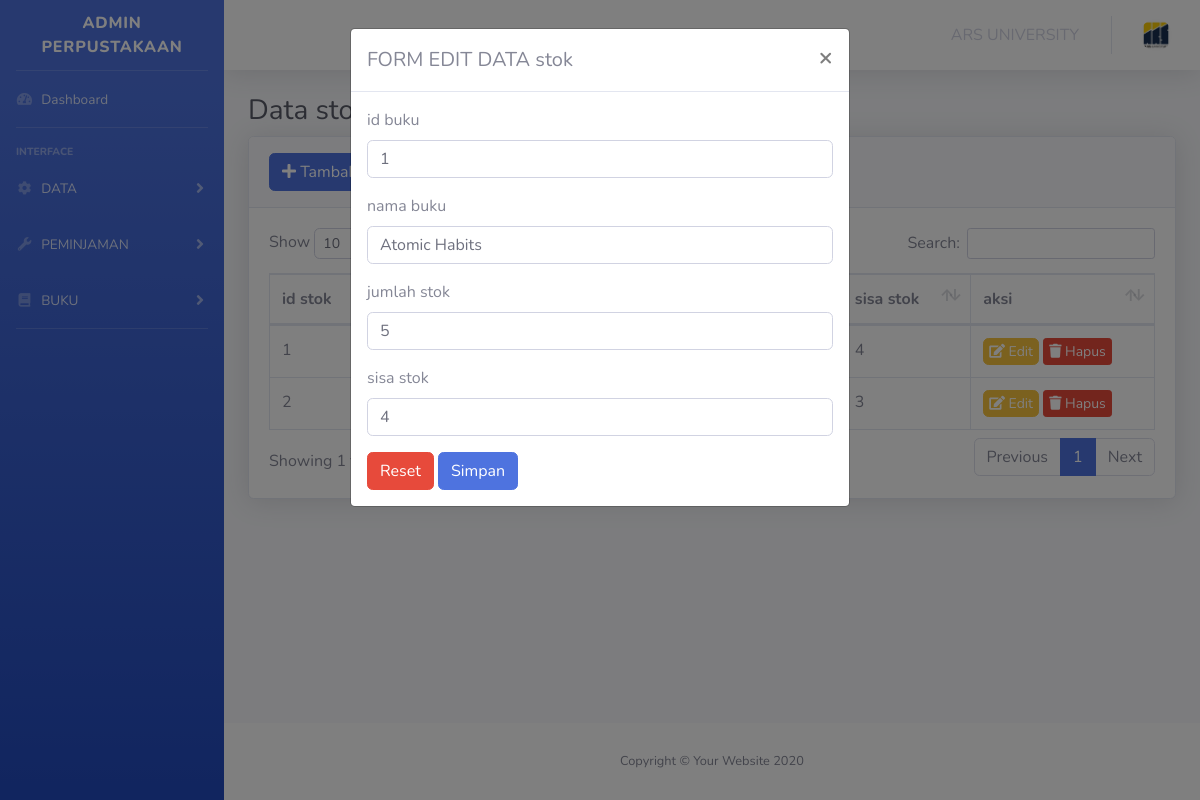
The app's page /files/views/template/stok.php?edit=1 with its own data.
### tables this page shows
CREATE TABLE `stok` (
  `id_stok` int(11) NOT NULL,
  `id_buku` int(11) NOT NULL,
  `nama_buku` varchar(255) NOT NULL,
  `jumlah_stok` int(11) NOT NULL,
  `sisa_stok` int(11) NOT NULL
);

### files/views/template/stok.php (the view, shortened to what this page needs)
<!DOCTYPE html>
<html lang="en">
<head>
    <link href="../../../../PERPUSTAKAAN/files/public/vendor/fontawesome-free/css/all.min.css" rel="stylesheet" type="text/css">
    <link href="../../../../PERPUSTAKAAN/files/public/css/sb-admin-2.min.css" rel="stylesheet">
    <link href="../../../../PERPUSTAKAAN/files/public/vendor/datatables/dataTables.bootstrap4.min.css" rel="stylesheet">
</head>
<?php
include(__DIR__ . '/../../app/koneksi.php');
$query = mysqli_query($conn, "SELECT * FROM stok ORDER BY id_stok ASC");
$editData = null;
if (isset($_GET['edit'])) {
    $id = $_GET['edit'];
    $editQuery = mysqli_query($conn, "SELECT * FROM stok WHERE id_stok='$id'");
    $editData = mysqli_fetch_assoc($editQuery);
}
?>
<body id="page-top">
    <div id="wrapper">
        <ul class="navbar-nav bg-gradient-primary sidebar sidebar-dark accordion" id="accordionSidebar">
            <a class="sidebar-brand d-flex align-items-center justify-content-center" href="index.html">
                <div class="sidebar-brand-text mx-3">ADMIN PERPUSTAKAAN</div>
            </a>
            <hr class="sidebar-divider my-0">
            <li class="nav-item">
                <a class="nav-link" href="/PERPUSTAKAAN/files/views/template/main.php">
                    <i class="fas fa-fw fa-tachometer-alt"></i>
                    <span>Dashboard</span>
                </a>
            </li>
            <hr class="sidebar-divider">
            <div class="sidebar-heading">
                Interface
            </div>
            <li class="nav-item">
                <a class="nav-link collapsed" href="#" data-toggle="collapse" data-target="#collapseTwo" aria-expanded="true" aria-controls="collapseTwo">
                    <i class="fas fa-fw fa-cog"></i>
                    <span>DATA</span>
                </a>
            </li>
            <li class="nav-item">
                <a class="nav-link collapsed" href="#" data-toggle="collapse" data-target="#collapseUtilities" aria-expanded="true" aria-controls="collapseUtilities">
                    <i class="fas fa-fw fa-wrench"></i>
                    <span>PEMINJAMAN</span>
                </a>
            </li>
            <li class="nav-item">
                <a class="nav-link collapsed" href="#" data-toggle="collapse" data-target="#collapseBuku" aria-expanded="true" aria-controls="collapseBuku">
                    <i class="fas fa-fw fa-book"></i>
                    <span>BUKU</span>
                </a>
            </li>
            <hr class="sidebar-divider">
        </ul>
        <div id="content-wrapper" class="d-flex flex-column">
            <div id="content">
                <nav class="navbar navbar-expand navbar-light bg-white topbar mb-4 static-top shadow">
                    <ul class="navbar-nav ml-auto">
                        <li class="nav-item dropdown no-arrow mx-1">
                            <a class="nav-link dropdown-toggle" href="https://ars.ac.id" target="_blank" role="button">
                                <span>ARS UNIVERSITY</span>
                            </a>
                        </li>
                        <li class="nav-item dropdown no-arrow">
                            <a class="nav-link dropdown-toggle" href="#" id="userDropdown" role="button" data-toggle="dropdown" aria-haspopup="true" aria-expanded="false">
                                <img class="img-profile rounded-circle" src="../../../../PERPUSTAKAAN/files/public/assets/ARS.jpg">
                            </a>
                        </li>
                    </ul>
                </nav>
                <div class="container-fluid">
                    <h1 class="h3 mb-2 text-gray-800 page-heading">Data stok buku</h1>
                    <div class="card shadow mb-4">
                        <div class="card-header py-3">
                            <button class="btn btn-primary" data-toggle="modal" data-target="#exampleModal"><i class="fa fa-plus"></i> Tambah data</button>
                        </div>
                        <div class="card-body">
                            <div class="table-responsive">
                                <table class="table table-bordered" id="dataTable" width="100%" cellspacing="0">
                                    <thead>
                                        <tr>
                                            <th>id stok</th>
                                            <th>id buku</th>
                                            <th>nama buku</th>
                                            <th>jumlah stok</th>
                                            <th>sisa stok</th>
                                            <th>aksi</th>
                                        </tr>
                                    </thead>
                                    <tbody>
                                        <?php
                                        $id_stok = 1;
                                        while ($data = $query->fetch_object()) {
                                        ?>
                                            <tr>
                                                <td><?= $id_stok; ?></td>
                                                <td><?= $data->id_buku; ?></td>
                                                <td><?= $data->nama_buku; ?></td>
                                                <td><?= $data->jumlah_stok; ?></td>
                                                <td><?= $data->sisa_stok; ?></td>
                                                <td>
                                                    <a href="?edit=<?= $data->id_stok; ?>" class="btn btn-warning" style="font-size: 14px; padding: 2px 5px;" data-target="#editModal">
                                                        <i class="fa fa-edit" style="font-size: 14px;"></i> Edit
                                                    </a>
                                                    <a href="?hapus=<?= $data->id_stok; ?>" class="btn btn-danger btn-sm" style="font-size: 14px; padding: 2px 5px;" onclick="return confirm('Yakin menghapus data ini?');">
                                                        <i class="fa fa-trash" style="font-size: 14px;"></i> Hapus
                                                    </a>
                                                </td>
                                            </tr>
                                        <?php
                                            $id_stok++;
                                        }
                                        ?>
                                    </tbody>
                                </table>
                            </div>
                        </div>
                    </div>
                </div>
            </div>
            <div class="modal fade" id="editModal" tabindex="-1" role="dialog" aria-labelledby="exampleModalLabel" aria-hidden="true">
                <div class="modal-dialog" role="document">
                    <div class="modal-content">
                        <div class="modal-header">
                            <h5 class="modal-title" id="exampleModalLabel">FORM EDIT DATA stok</h5>
                            <button type="button" class="close" data-dismiss="modal" aria-label="Close">
                                <span aria-hidden="true">&times;</span>
                            </button>
                        </div>
                        <div class="modal-body">
                            <form action="../../../../PERPUSTAKAAN/files/views/template/stok.php" method="post">
                                <div class="form-group">
                                    <label for="id_buku">id buku</label>
                                    <input type="text" name="id_buku" class="form-control" value="<?= isset($editData['id_buku']) ? $editData['id_buku'] : '' ?>">
                                </div>
                                <div class="form-group">
                                    <label for="nama_buku">nama buku</label>
                                    <input type="text" name="nama_buku" class="form-control" value="<?= isset($editData['nama_buku']) ? $editData['nama_buku'] : '' ?>">
                                </div>
                                <div class="form-group">
                                    <label for="jumlah_stok">jumlah stok</label>
                                    <input type="text" name="jumlah_stok" class="form-control" value="<?= isset($editData['jumlah_stok']) ? $editData['jumlah_stok'] : '' ?>">
                                </div>
                                <div class="form-group">
                                    <label for="sisa_stok">sisa stok</label>
                                    <input type="text" name="sisa_stok" class="form-control" value="<?= isset($editData['sisa_stok']) ? $editData['sisa_stok'] : '' ?>">
                                </div>
                                <button type="reset" class="btn btn-danger" data-dismiss="modal">Reset</button>
                                <button type="submit" class="btn btn-primary">Simpan</button>
                            </form>
                        </div>
                    </div>
                </div>
            </div>
            <footer class="sticky-footer bg-white">
                <div class="container my-auto">
                    <div class="copyright text-center my-auto">
                        <span>Copyright &copy; Your Website 2020</span>
                    </div>
                </div>
            </footer>
        </div>
    </div>
</body>
</html>

### files/views/template/stok.php (style rules this page uses)
.page-heading { margin-top: 20px; }

### records on screen
stok: sisa_stok "4", id_buku "1", nama_buku "Atomic Habits", jumlah_stok "5"
stok: sisa_stok "3"
